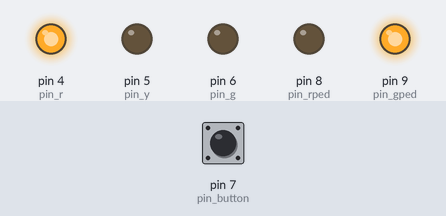
Simulated run of this sketch. Board: Arduino Uno, built with avr-gcc and run on an emulated ATmega328P. Shown: output pins drawn as LEDs (lit = HIGH). Inputs (shaded band) come from the test bench; at power-on: pin 7 (pin_button) HIGH.

Above: at 1.0 s.
At 3.5 s:
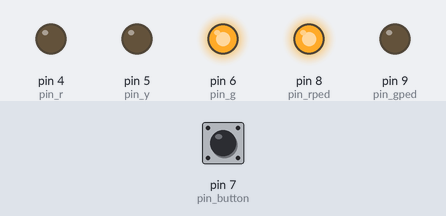
At 5.1 s:
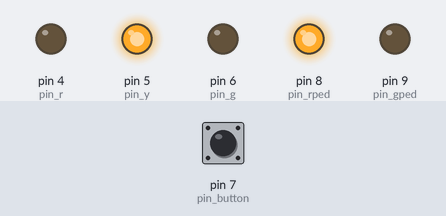
At 6.1 s:
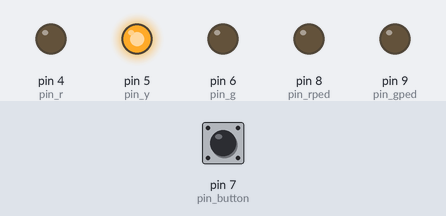
Timing chart, 0 to 8.1 s (numbered marks = the images above):
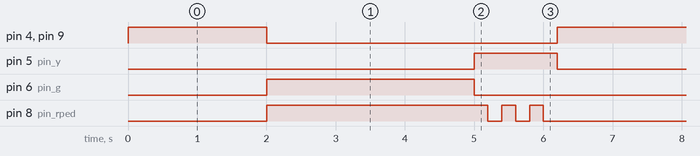

Measured:
- by itself, pin 4 (pin_r), pin 9 (pin_gped): alternates HIGH for 2.0 s and LOW for 4.2 s
- by itself, pin 5 (pin_y): alternates HIGH for 1.2 s and LOW for 5.0 s
- by itself, pin 6 (pin_g): alternates HIGH for 3.0 s and LOW for 3.2 s
- by itself, pin 8 (pin_rped): repeats every 6.2 s: 2 × (LOW 0.20 s, HIGH 0.20 s), LOW 2.2 s, HIGH 3.2 s

The sketch:

Treinamento_semaforo.ino
```cpp
#define pin_r 4
#define pin_y 5
#define pin_g 6
#define pin_button 7
#define pin_rped 8
#define pin_gped 9

int sinal = 0;
int ped;
int botao_acionado = 0;

unsigned long tempo_at;
unsigned long tempo_prev = millis();
unsigned long intervalo;
unsigned long tempo_botao = millis();
unsigned long intervalo_botao;

void setup() {
  // put your setup code here, to run once:
  pinMode(pin_r, OUTPUT);
  pinMode(pin_y, OUTPUT);
  pinMode(pin_g, OUTPUT);
  pinMode(pin_rped, OUTPUT);
  pinMode(pin_gped,OUTPUT);
  pinMode(pin_button, INPUT_PULLUP);


}

void loop() {
  // put your main code here, to run repeatedly:
  sinal++;
  tempo_at = millis();
  intervalo = tempo_at - tempo_prev;
  intervalo_botao = tempo_at - tempo_botao;
  ped = digitalRead(pin_button);
  if(ped == HIGH || (botao_acionado != 0 && intervalo_botao < 8000)){
    if(intervalo < 2000){
      digitalWrite(pin_y,LOW);
      digitalWrite(pin_r,HIGH);
      digitalWrite(pin_rped,LOW);
      digitalWrite(pin_gped,HIGH);
      }
    else if (intervalo < 5000){
      digitalWrite(pin_r,LOW);
      digitalWrite(pin_g, HIGH);
      digitalWrite(pin_gped,LOW);
      digitalWrite(pin_rped,HIGH);
      }
    else if (intervalo < 6000){
      digitalWrite(pin_g,LOW);
      digitalWrite(pin_y, HIGH);
      digitalWrite(pin_gped,LOW);
      digitalWrite(pin_rped,HIGH);
      delay(200);
      digitalWrite(pin_rped,LOW);
      delay(200);
      }
    else{
      tempo_prev = millis();
      }
    }
  else{
    digitalWrite(pin_g,LOW);
    digitalWrite(pin_y,LOW);
    digitalWrite(pin_r,HIGH);
    digitalWrite(pin_gped,HIGH);
    digitalWrite(pin_rped,LOW);
    tempo_prev = millis();
    tempo_botao = millis();
    botao_acionado = 1;
    }

}
```
